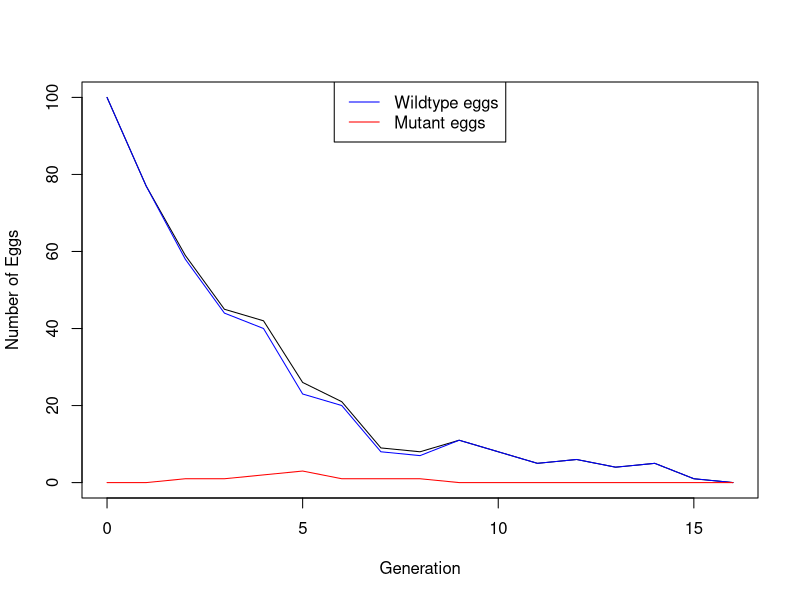
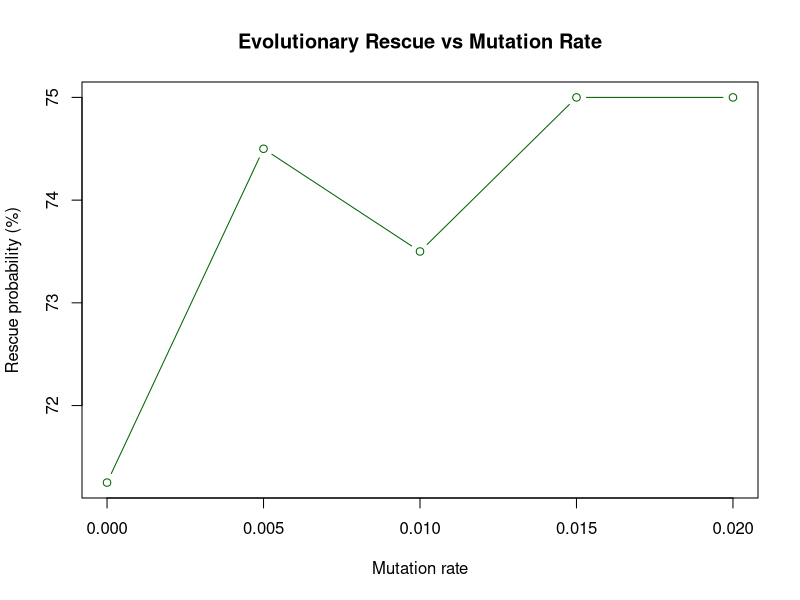
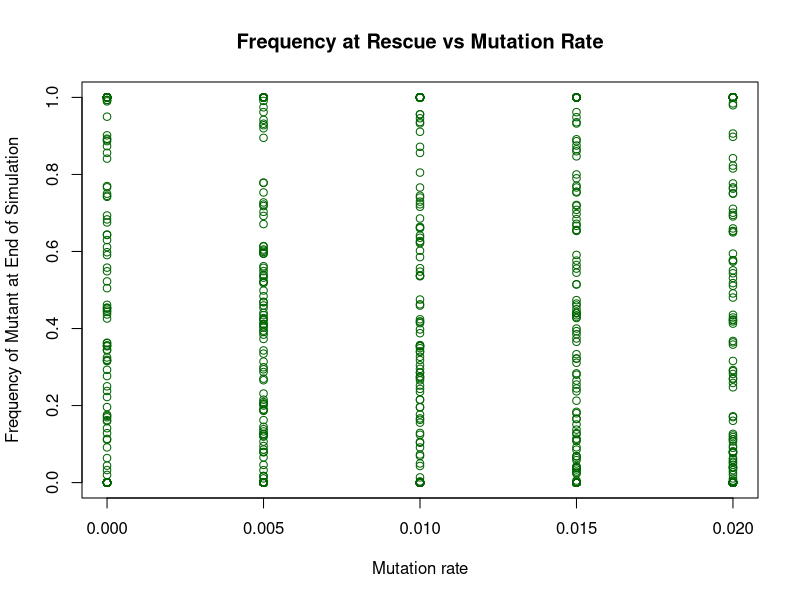
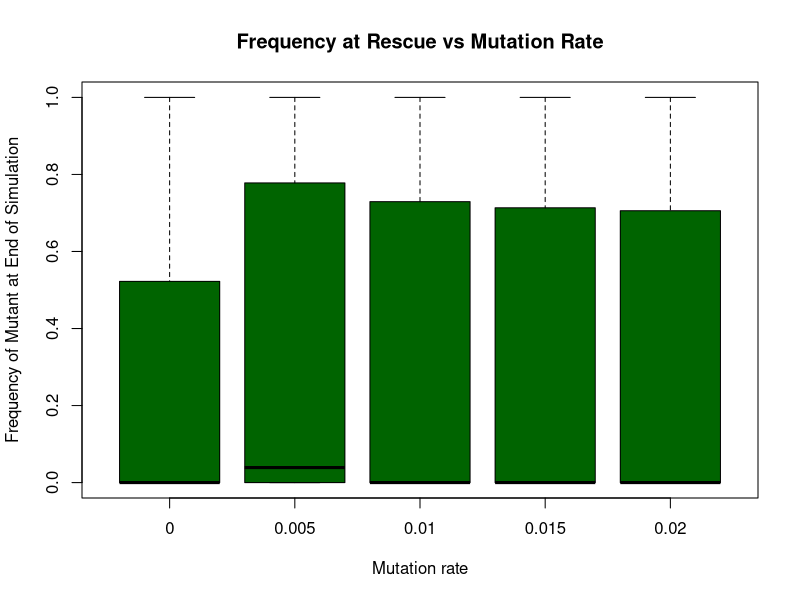

These charts were generated, in order, by the following R code: (Note: this script raises an error after producing the figures.)
## ---- chunk 1
# Simulating one generation:
simulate_one_gen_ls <- function(Z_w, Z_m, f_w, f_m, hZ_w, hZ_m, pZ_w, pZ_m, mut_rate) {

   # we assume that the number of individuals (eggs) is recorded in spring, before eggs hatch and adults reproduce 
  
   # after winter, adults hatch from eggs with hatching rate between 0 and 1

   newAdults_w <- rbinom(1, Z_w,  hZ_w)

   newAdults_m <- rbinom(1, Z_m,  hZ_m)

   # adults produce eggs with fecundity rate f (number of offspring produced per adult)

   newEggs_w <- rpois(1, newAdults_w * f_w)

   newEggs_m <- rpois(1, newAdults_m * f_m)

   # draw new mutants according to Poisson distribution

   mut_w_to_m <- rpois(1, newEggs_w * mut_rate)
   
   # ensure do not mutate more eggs than exist
   
   if (mut_w_to_m > newEggs_w) mut_w_to_m <- newEggs_w
   
   # calculating next generation with no negative number
   
   Z_w_test <- max(Z_w - newAdults_w + newEggs_w - mut_w_to_m, 0)
   Z_m_test <- max(Z_m - newAdults_m + newEggs_m + mut_w_to_m, 0)
   
   # determine new population sizes of eggs, taking into account mortality during winter

   Z_w_new <- rbinom(1, Z_w_test, pZ_w)
   Z_m_new <- rbinom(1, Z_m_test, pZ_m)
   
   return(c(Z_w_new, Z_m_new))
 }

 # Print the function

 print(simulate_one_gen_ls(Z_w=1000, Z_m=0, f_w=2, f_m=2.5, hZ_w=0.5, hZ_m=0.5, pZ_w=0.1, pZ_m=0.1, mut_rate=0.1))

## ---- chunk 2

simulate_pop <- function(Z_init_w, Z_init_m, f_w, f_m, hZ_w, hZ_m, pZ_w, pZ_m, mut_rate, t_max) {
  # Create the vector in which to save the results
  pop_vector <- c(Z_init_w, Z_init_m)
  # initiate the variables
  pop_new <- c(Z_init_w, Z_init_m)
  
  # run the simulation until generation t_max
  for (i in 1:(t_max+1)) {
    # redefine the current population one generation later
    pop_new <- simulate_one_gen_ls(Z_w = pop_new[1], Z_m = pop_new[2], f_w, f_m, hZ_w, hZ_m, pZ_w, pZ_m, mut_rate)
    # add the new population sizes to the output vector
    pop_vector <- rbind(pop_vector,pop_new)
    # condition to stop the simulation before t_max: either the population exceeds 1.5 times the original population size, or it goes extinct
    if (is.na(pop_new[1]) | is.na(pop_new[2])) break
    if (pop_new[1]+pop_new[2]>=100*(Z_init_w+ Z_init_m) | pop_new[1]+pop_new[2]==0) break
  }
  
  # define the row and column names of the output vector
 # rownames(pop_vector) <- (0:t_max)[1:length(pop_vector[,1])] # note that the vector has to be cut if the simulation stopped early
  colnames(pop_vector) <- c("w","m")
  # return the result
  return(pop_vector)	
}


# Test the function and plot the result
# set t_max to a value to be used throughout
max_gen <- 200
# create your simulation data
output <- simulate_pop(Z_init_w = 100, Z_init_m = 0, f_w = 3, f_m = 3, hZ_w = 0.4, hZ_m = 0.5, pZ_w = 0.4, pZ_m = 0.5, mut_rate = 0.001,t_max = max_gen)
# show the last few lines of the data table
print(tail(output))
# plot the output - note that the plot range and the x axis have to be adjusted based on the length of the table
# determine x axis range 
x_range <- 0:(length(output[,1])-1)
# this plots the total population size
plot(x_range,output[,1]+output[,2],type='l',ylim=c(0,max(output[,1]+output[,2])),xlab = "Generation",ylab = "Number of Eggs")
# add number of wild type individuals
lines(x_range,output[,1], col="blue")
# add number of mutant individuals
lines(x_range,output[,2], col="red")
legend("top", legend = c("Wildtype eggs", "Mutant eggs"), 
       col = c("blue", "red"), lty = 1)


## ---- chunk 3
num_rounds <- 100
extinct_count <- 0
rescue_count <- 0


for (i in 1:num_rounds) {
  
  Z_init_w <- 100
  Z_init_m <- 50
  
  round_gen <- simulate_pop(Z_init_w = 100, Z_init_m = 50, f_w = 3, f_m = 3, 
                            hZ_w = 0.5, hZ_m = 0.5, pZ_w = 0.5, pZ_m = 0.5, 
                            mut_rate = 0.02,t_max = max_gen)
  
  total_pop <- round_gen[dim(round_gen)[1],1] + round_gen[dim(round_gen)[1],2]

  
   if (total_pop == 0) {
     extinct_count <- extinct_count + 1
   }

   else if (total_pop > (Z_init_w + Z_init_m)){
     rescue_count <- rescue_count + 1
   }

  prob_rescue <- rescue_count/num_rounds*100
  prob_extinct <- extinct_count/num_rounds*100
  
}
prob_rescue
## ---- chunk 4
num_rounds <- 400
inita_pop <- 1000+50
mut_rates <- seq(0, 0.02, by = 0.005)

    
    # creating a data frame to keep all output
    
    results <- data.frame(mut_rate=numeric(), rescue_prob=numeric(), extinct_prob=numeric(), rescue_by_w=numeric(), rescue_by_m=numeric())
    freq_df <- data.frame(array(NA, dim =c(0,3), dimnames = list(c(), c("mutation_rate", "wildtype", "mutant"))))
 
    # for (i in 1:num_rounds)   
  for (mut in mut_rates) {
  
  extinct_count <- 0
  rescue_count <- 0
  
  for (i in 1:num_rounds){
   
  
    sim <- simulate_pop(Z_init_w = 100, Z_init_m = 50, f_w = 3, f_m = 3,
                            hZ_w = 0.5, hZ_m = 0.5, pZ_w = 0.5, pZ_m = 0.5,
                            mut_rate = mut_rates,t_max = max_gen)
    
  
    # total_pop <- round_gen[dim(round_gen)[1],1] + round_gen[dim(round_gen)[1],2]
    total_pop <- sum(tail(sim, 1))
  
  
    if (total_pop == 0){ 
        extinct_count <- extinct_count + 1
    
    # if (total_pop > inita_pop)
    }
    else{
      rescue_count <- rescue_count + 1
      freq_df <- rbind(freq_df, c(mut, sim[nrow(sim),1]/total_pop, sim[nrow(sim),2]/total_pop))
   }
}
    
   # result for each mutation rate
  results <- rbind(results, data.frame(mut_rates = mut, 
                                       prob_rescue = rescue_count/num_rounds * 100, 
                                       prob_extinct = extinct_count/num_rounds * 100))
}
    print(results)
    
    colnames(freq_df) <- c("mutation_rate", "wildtype", "mutant")
    print(freq_df)
    
    # plot for rescue probability
    
    plot(results$mut_rates, results$prob_rescue, type='b',  
         col='darkgreen', pch=21, xlab='Mutation rate', 
         ylab='Rescue probability (%)',
         main='Evolutionary Rescue vs Mutation Rate')
    
    # frequency plot against mutation rate
    
    plot(freq_df$mutation_rate, freq_df$mutant, type='p',  
         col='darkgreen', pch=21, xlab='Mutation rate', 
         ylab='Frequency of Mutant at End of Simulation',
         main='Frequency at Rescue vs Mutation Rate')
    
    # boxplot for frequency and mutation rate
    boxplot(mutant ~ mutation_rate,
        data = freq_df,
        col = "darkgreen",
        border = "black",
        xlab = "Mutation rate",
        ylab = "Frequency of Mutant at End of Simulation",
        main = "Frequency at Rescue vs Mutation Rate")
    
## ---- chunk 5
# set some parameters to fixed values
init_a <- 100
init_A <- 0
m_rate <- 0.001
max_gen <- 1000
# determine how often to run the simulation for each set of parameters
no_replicates <- 100

# set parameters to vary
s_values <- c(0.2,0.3,0.4)
r_values <- c(0.05,0.1,0.15)

# initialize data table - where to collect the results
data_table <- c()
# run the simulation across all chosen parameters
# loop over decay rates
for(rval in r_values){
  # loop over selection coefficients
  for(sval in s_values){
    # different way of running many simulations: make replicates using "repeat" function with a counter i
    # reset counter
    i<-1
    repeat {
      # increase counter by one
      i<-i+1
      # run the simulation once
      one_run <- simulate_pop(init_a,init_A,rval,sval,m_rate,max_gen)
      # determine total population sizes
      total_size <- one_run[,1]+one_run[,2]
      # determine minimum population size
      min_size <- min(total_size)
      # determine (first) generation at which this population size occurred
      min_gen <- as.numeric(which(total_size==min_size)[1])
      # enter the data into the table
      data_table <- rbind(data_table,c(rval,sval,min_gen,min_size)) # note that we add the varying parameters (decay rate and selection coefficient) to the table too
      # stop the repeated computation after no_replicates times
      if(i>no_replicates) break
    }
  }
}
# define column names of data table
colnames(data_table) <- c("r","s","min_gen","no_min")
# show the first lines of the output
print(head(data_table))
